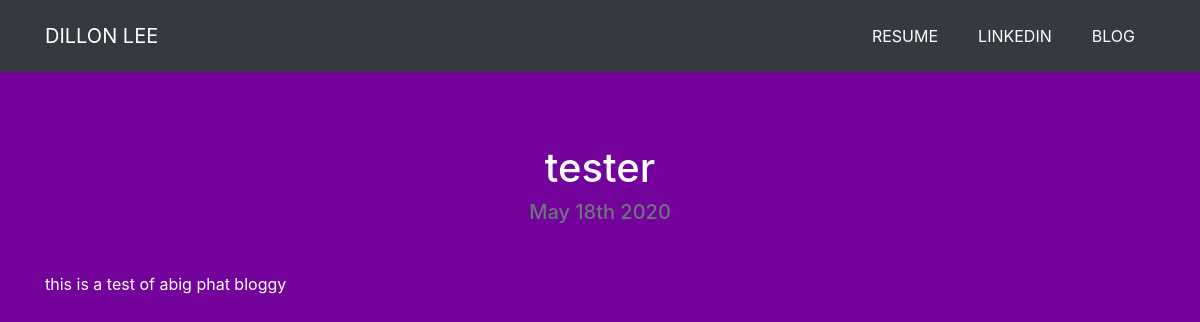
/blog/1, run on an earlier commit of the app's database.
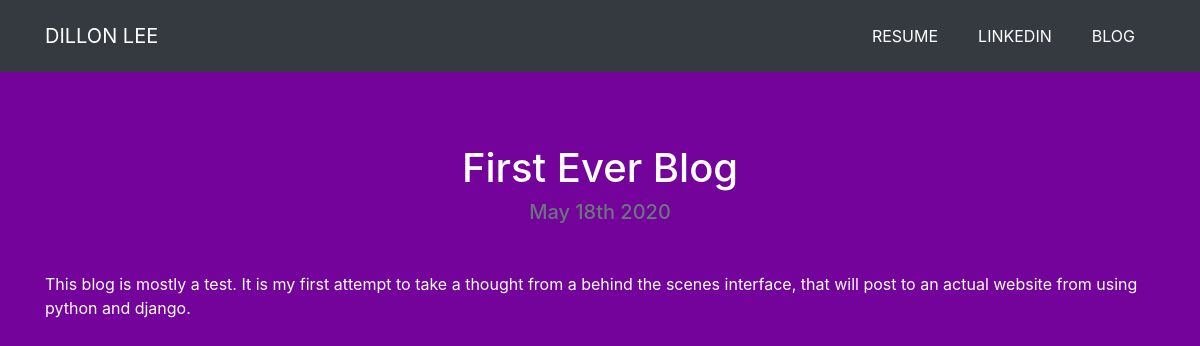
And on a later commit of the database.
### blog/models.py (models this page shows, shortened)
class Blog(models.Model):
 	title = models.CharField(max_length=200)
 	description = models.TextField()
 	date = models.DateField()

### blog/views.py (the view)
# urls.py: path('<int:blog_id>', views.detail, name = 'detail'),
def detail(request, blog_id ):
	blog = get_object_or_404(Blog,pk=blog_id)
	return render(request, 'blog/detail.html',{'blog':blog})

### blog/templates/blog/detail.html
{% extends "portfolio/base.html" %}
{% load static %}
{% block content %}
<h1 class="text-center mt-5" id="blogdetailtitle">{{ blog.title }}</h1>
<h5 class="text-center text-muted mb-5">{{ blog.date|date:'F jS Y' }}</h5>
{{ blog.description|safe }}
{% endblock %}

What changed in the data, as far as the page shows it:
changed Blog: title "tester" → "First Ever Blog"; description "this is a test of abig phat bloggy" → "This blog is mostly a test. It is my first attempt to take a thought from a behind the scenes interface, that will post to an actual website from using python and django."
